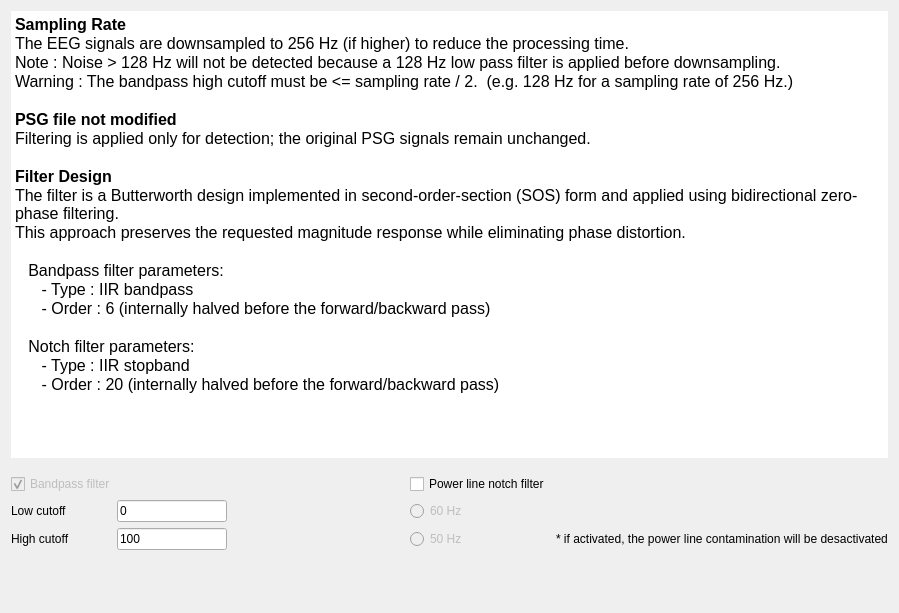
<?xml version="1.0" encoding="UTF-8"?>
<ui version="4.0">
 <class>FilterSignalsStep</class>
 <widget class="QWidget" name="FilterSignalsStep">
  <property name="geometry">
   <rect>
    <x>0</x>
    <y>0</y>
    <width>899</width>
    <height>613</height>
   </rect>
  </property>
  <property name="windowTitle">
   <string/>
  </property>
  <property name="toolTip">
   <string/>
  </property>
  <layout class="QVBoxLayout" name="verticalLayout_2">
   <item>
    <layout class="QVBoxLayout" name="verticalLayout">
     <property name="sizeConstraint">
      <enum>QLayout::SizeConstraint::SetFixedSize</enum>
     </property>
     <item>
      <widget class="QTextBrowser" name="textBrowser">
       <property name="maximumSize">
        <size>
         <width>16777215</width>
         <height>450</height>
        </size>
       </property>
       <property name="frameShape">
        <enum>QFrame::Shape::NoFrame</enum>
       </property>
       <property name="frameShadow">
        <enum>QFrame::Shadow::Plain</enum>
       </property>
       <property name="lineWidth">
        <number>0</number>
       </property>
       <property name="html">
        <string>&lt;!DOCTYPE HTML PUBLIC &quot;-//W3C//DTD HTML 4.0//EN&quot; &quot;http://www.w3.org/TR/REC-html40/strict.dtd&quot;&gt;
&lt;html&gt;&lt;head&gt;&lt;meta name=&quot;qrichtext&quot; content=&quot;1&quot; /&gt;&lt;meta charset=&quot;utf-8&quot; /&gt;&lt;style type=&quot;text/css&quot;&gt;
p, li { white-space: pre-wrap; }
hr { height: 1px; border-width: 0; }
li.unchecked::marker { content: &quot;\2610&quot;; }
li.checked::marker { content: &quot;\2612&quot;; }
&lt;/style&gt;&lt;/head&gt;&lt;body style=&quot; font-size:12pt; font-weight:400; font-style:normal;&quot;&gt;
&lt;p style=&quot; margin-top:0px; margin-bottom:0px; margin-left:0px; margin-right:0px; -qt-block-indent:0; text-indent:0px;&quot;&gt;&lt;span style=&quot; font-weight:700;&quot;&gt;Sampling Rate&lt;/span&gt;&lt;/p&gt;
&lt;p style=&quot; margin-top:0px; margin-bottom:0px; margin-left:0px; margin-right:0px; -qt-block-indent:0; text-indent:0px;&quot;&gt;The EEG signals are downsampled to 256 Hz (if higher) to reduce the processing time.&lt;/p&gt;
&lt;p style=&quot; margin-top:0px; margin-bottom:0px; margin-left:0px; margin-right:0px; -qt-block-indent:0; text-indent:0px;&quot;&gt;Note : Noise &amp;gt; 128 Hz will not be detected because a 128 Hz low pass filter is applied before downsampling.&lt;/p&gt;
&lt;p style=&quot; margin-top:0px; margin-bottom:0px; margin-left:0px; margin-right:0px; -qt-block-indent:0; text-indent:0px;&quot;&gt;Warning : The bandpass high cutoff must be &amp;lt;= sampling rate / 2.  (e.g. 128 Hz for a sampling rate of 256 Hz.)&lt;/p&gt;
&lt;p style=&quot;-qt-paragraph-type:empty; margin-top:0px; margin-bottom:0px; margin-left:0px; margin-right:0px; -qt-block-indent:0; text-indent:0px;&quot;&gt;&lt;br /&gt;&lt;/p&gt;
&lt;p style=&quot; margin-top:0px; margin-bottom:0px; margin-left:0px; margin-right:0px; -qt-block-indent:0; text-indent:0px;&quot;&gt;&lt;span style=&quot; font-weight:700;&quot;&gt;PSG file not modified&lt;/span&gt;&lt;/p&gt;
&lt;p style=&quot; margin-top:0px; margin-bottom:0px; margin-left:0px; margin-right:0px; -qt-block-indent:0; text-indent:0px;&quot;&gt;Filtering is applied only for detection; the original PSG signals remain unchanged.&lt;/p&gt;
&lt;p style=&quot;-qt-paragraph-type:empty; margin-top:0px; margin-bottom:0px; margin-left:0px; margin-right:0px; -qt-block-indent:0; text-indent:0px;&quot;&gt;&lt;br /&gt;&lt;/p&gt;
&lt;p style=&quot; margin-top:0px; margin-bottom:0px; margin-left:0px; margin-right:0px; -qt-block-indent:0; text-indent:0px;&quot;&gt;&lt;span style=&quot; font-weight:700;&quot;&gt;Filter Design&lt;/span&gt;&lt;/p&gt;
&lt;p style=&quot; margin-top:0px; margin-bottom:0px; margin-left:0px; margin-right:0px; -qt-block-indent:0; text-indent:0px;&quot;&gt;The filter is a Butterworth design implemented in second-order-section (SOS) form and applied using bidirectional zero-phase filtering. &lt;/p&gt;
&lt;p style=&quot; margin-top:0px; margin-bottom:0px; margin-left:0px; margin-right:0px; -qt-block-indent:0; text-indent:0px;&quot;&gt;This approach preserves the requested magnitude response while eliminating phase distortion.&lt;/p&gt;
&lt;p style=&quot;-qt-paragraph-type:empty; margin-top:0px; margin-bottom:0px; margin-left:0px; margin-right:0px; -qt-block-indent:0; text-indent:0px;&quot;&gt;&lt;br /&gt;&lt;/p&gt;
&lt;p style=&quot; margin-top:0px; margin-bottom:0px; margin-left:0px; margin-right:0px; -qt-block-indent:0; text-indent:0px;&quot;&gt;   Bandpass filter parameters:&lt;/p&gt;
&lt;p style=&quot; margin-top:0px; margin-bottom:0px; margin-left:0px; margin-right:0px; -qt-block-indent:0; text-indent:0px;&quot;&gt;      - Type : IIR bandpass&lt;/p&gt;
&lt;p style=&quot; margin-top:0px; margin-bottom:0px; margin-left:0px; margin-right:0px; -qt-block-indent:0; text-indent:0px;&quot;&gt;      - Order : 6 (internally halved before the forward/backward pass)&lt;/p&gt;
&lt;p style=&quot;-qt-paragraph-type:empty; margin-top:0px; margin-bottom:0px; margin-left:0px; margin-right:0px; -qt-block-indent:0; text-indent:0px;&quot;&gt;&lt;br /&gt;&lt;/p&gt;
&lt;p style=&quot; margin-top:0px; margin-bottom:0px; margin-left:0px; margin-right:0px; -qt-block-indent:0; text-indent:0px;&quot;&gt;   Notch filter parameters:&lt;/p&gt;
&lt;p style=&quot; margin-top:0px; margin-bottom:0px; margin-left:0px; margin-right:0px; -qt-block-indent:0; text-indent:0px;&quot;&gt;      - Type : IIR stopband&lt;/p&gt;
&lt;p style=&quot; margin-top:0px; margin-bottom:0px; margin-left:0px; margin-right:0px; -qt-block-indent:0; text-indent:0px;&quot;&gt;      - Order : 20 (internally halved before the forward/backward pass)&lt;/p&gt;
&lt;p style=&quot;-qt-paragraph-type:empty; margin-top:0px; margin-bottom:0px; margin-left:0px; margin-right:0px; -qt-block-indent:0; text-indent:0px;&quot;&gt;&lt;br /&gt;&lt;/p&gt;&lt;/body&gt;&lt;/html&gt;</string>
       </property>
      </widget>
     </item>
     <item>
      <spacer name="verticalSpacer_2">
       <property name="orientation">
        <enum>Qt::Orientation::Vertical</enum>
       </property>
       <property name="sizeType">
        <enum>QSizePolicy::Policy::Fixed</enum>
       </property>
       <property name="sizeHint" stdset="0">
        <size>
         <width>20</width>
         <height>10</height>
        </size>
       </property>
      </spacer>
     </item>
     <item>
      <layout class="QGridLayout" name="gridLayout">
       <property name="sizeConstraint">
        <enum>QLayout::SizeConstraint::SetFixedSize</enum>
       </property>
       <item row="0" column="3">
        <widget class="QCheckBox" name="notch_checkBox">
         <property name="font">
          <font>
           <italic>false</italic>
           <bold>false</bold>
          </font>
         </property>
         <property name="text">
          <string>Power line notch filter</string>
         </property>
        </widget>
       </item>
       <item row="2" column="3">
        <widget class="QRadioButton" name="radioButton_50Hz">
         <property name="enabled">
          <bool>false</bool>
         </property>
         <property name="text">
          <string>50 Hz</string>
         </property>
        </widget>
       </item>
       <item row="1" column="0">
        <widget class="QLabel" name="label">
         <property name="minimumSize">
          <size>
           <width>100</width>
           <height>0</height>
          </size>
         </property>
         <property name="toolTip">
          <string>Edit the low cutoff frequency in Hz (i.e. 0.3).</string>
         </property>
         <property name="text">
          <string>Low cutoff</string>
         </property>
        </widget>
       </item>
       <item row="1" column="1">
        <widget class="QLineEdit" name="low_cutoff_lineEdit">
         <property name="maximumSize">
          <size>
           <width>110</width>
           <height>16777215</height>
          </size>
         </property>
         <property name="toolTip">
          <string/>
         </property>
         <property name="text">
          <string>0</string>
         </property>
        </widget>
       </item>
       <item row="2" column="0">
        <widget class="QLabel" name="label_6">
         <property name="minimumSize">
          <size>
           <width>100</width>
           <height>0</height>
          </size>
         </property>
         <property name="toolTip">
          <string>Edit the high cutoff frequency in Hz (i.e. 100).</string>
         </property>
         <property name="text">
          <string>High cutoff</string>
         </property>
        </widget>
       </item>
       <item row="1" column="4">
        <spacer name="horizontalSpacer_3">
         <property name="orientation">
          <enum>Qt::Orientation::Horizontal</enum>
         </property>
         <property name="sizeHint" stdset="0">
          <size>
           <width>40</width>
           <height>20</height>
          </size>
         </property>
        </spacer>
       </item>
       <item row="0" column="0" colspan="2">
        <widget class="QCheckBox" name="bp_checkBox">
         <property name="enabled">
          <bool>false</bool>
         </property>
         <property name="font">
          <font>
           <italic>false</italic>
           <bold>false</bold>
          </font>
         </property>
         <property name="text">
          <string>Bandpass filter</string>
         </property>
         <property name="checked">
          <bool>true</bool>
         </property>
        </widget>
       </item>
       <item row="2" column="1">
        <widget class="QLineEdit" name="high_cutoff_lineEdit">
         <property name="maximumSize">
          <size>
           <width>110</width>
           <height>16777215</height>
          </size>
         </property>
         <property name="toolTip">
          <string/>
         </property>
         <property name="text">
          <string>100</string>
         </property>
        </widget>
       </item>
       <item row="1" column="2">
        <spacer name="horizontalSpacer_2">
         <property name="orientation">
          <enum>Qt::Orientation::Horizontal</enum>
         </property>
         <property name="sizeHint" stdset="0">
          <size>
           <width>40</width>
           <height>20</height>
          </size>
         </property>
        </spacer>
       </item>
       <item row="1" column="3">
        <widget class="QRadioButton" name="radioButton_60Hz">
         <property name="enabled">
          <bool>false</bool>
         </property>
         <property name="text">
          <string>60 Hz</string>
         </property>
        </widget>
       </item>
       <item row="2" column="4">
        <widget class="QLabel" name="label_2">
         <property name="text">
          <string>* if activated, the power line contamination will be desactivated</string>
         </property>
        </widget>
       </item>
      </layout>
     </item>
     <item>
      <spacer name="verticalSpacer">
       <property name="orientation">
        <enum>Qt::Orientation::Vertical</enum>
       </property>
       <property name="sizeType">
        <enum>QSizePolicy::Policy::Minimum</enum>
       </property>
       <property name="sizeHint" stdset="0">
        <size>
         <width>20</width>
         <height>52</height>
        </size>
       </property>
      </spacer>
     </item>
    </layout>
   </item>
  </layout>
 </widget>
 <resources>
  <include location="../../../../../snooz-toolbox/src/main/python/ui/themes/themes.qrc"/>
 </resources>
 <connections>
  <connection>
   <sender>bp_checkBox</sender>
   <signal>clicked()</signal>
   <receiver>FilterSignalsStep</receiver>
   <slot>update_filter_settings()</slot>
   <hints>
    <hint type="sourcelabel">
     <x>111</x>
     <y>218</y>
    </hint>
    <hint type="destinationlabel">
     <x>234</x>
     <y>171</y>
    </hint>
   </hints>
  </connection>
  <connection>
   <sender>notch_checkBox</sender>
   <signal>clicked()</signal>
   <receiver>FilterSignalsStep</receiver>
   <slot>update_filter_settings()</slot>
   <hints>
    <hint type="sourcelabel">
     <x>111</x>
     <y>244</y>
    </hint>
    <hint type="destinationlabel">
     <x>234</x>
     <y>171</y>
    </hint>
   </hints>
  </connection>
  <connection>
   <sender>radioButton_50Hz</sender>
   <signal>clicked()</signal>
   <receiver>FilterSignalsStep</receiver>
   <slot>update_filter_settings()</slot>
   <hints>
    <hint type="sourcelabel">
     <x>420</x>
     <y>360</y>
    </hint>
    <hint type="destinationlabel">
     <x>339</x>
     <y>229</y>
    </hint>
   </hints>
  </connection>
  <connection>
   <sender>radioButton_60Hz</sender>
   <signal>clicked()</signal>
   <receiver>FilterSignalsStep</receiver>
   <slot>update_filter_settings()</slot>
   <hints>
    <hint type="sourcelabel">
     <x>420</x>
     <y>334</y>
    </hint>
    <hint type="destinationlabel">
     <x>339</x>
     <y>229</y>
    </hint>
   </hints>
  </connection>
  <connection>
   <sender>high_cutoff_lineEdit</sender>
   <signal>editingFinished()</signal>
   <receiver>FilterSignalsStep</receiver>
   <slot>update_high_cutoff_slot()</slot>
   <hints>
    <hint type="sourcelabel">
     <x>151</x>
     <y>314</y>
    </hint>
    <hint type="destinationlabel">
     <x>339</x>
     <y>229</y>
    </hint>
   </hints>
  </connection>
  <connection>
   <sender>low_cutoff_lineEdit</sender>
   <signal>editingFinished()</signal>
   <receiver>FilterSignalsStep</receiver>
   <slot>update_low_cutoff_slot()</slot>
   <hints>
    <hint type="sourcelabel">
     <x>151</x>
     <y>288</y>
    </hint>
    <hint type="destinationlabel">
     <x>339</x>
     <y>229</y>
    </hint>
   </hints>
  </connection>
 </connections>
 <slots>
  <slot>update_filter_settings()</slot>
  <slot>update_low_cutoff_slot()</slot>
  <slot>update_high_cutoff_slot()</slot>
 </slots>
</ui>
